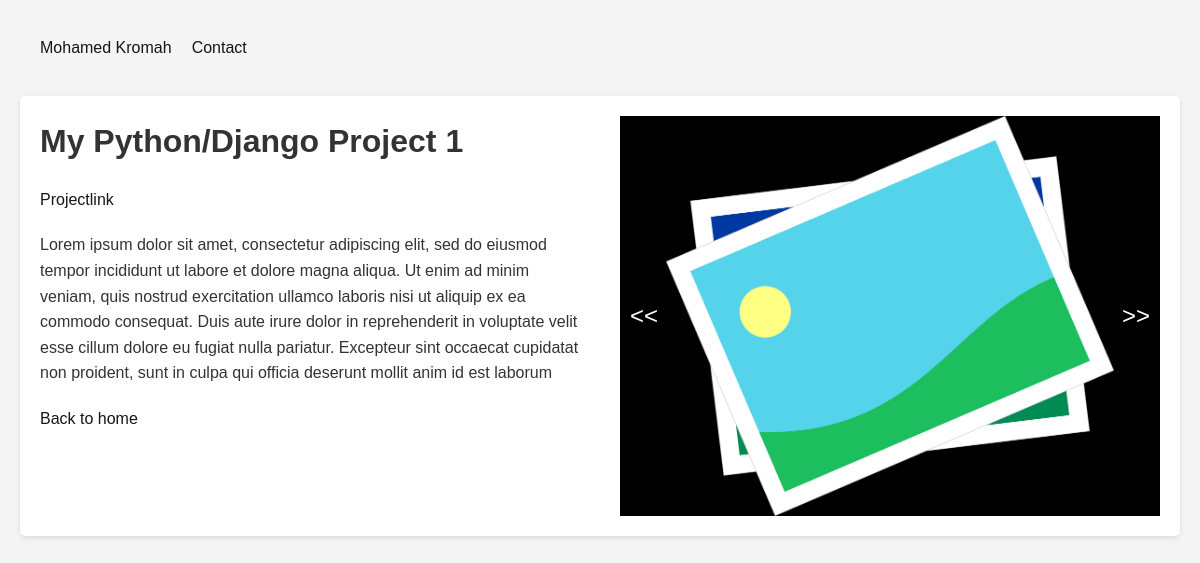
The app's page /project/1 with its own data.
### main/models.py (models this page shows, shortened)
class Project(models.Model) :
    title = models.CharField(max_length=200)
    description = models.TextField()
    tags = models.ManyToManyField(Tag, related_name='projects')
    link = models.URLField(max_length=200,blank=True)

class Image(models.Model) :
    project = models.ForeignKey(Project,related_name='images', on_delete=models.CASCADE)
    image = models.ImageField(upload_to='project_images/')

### main/views.py (the view)
# urls.py: path('project/<int:id>',views.project,name='project'),
def project(request,id) :
    project = get_object_or_404(Project, pk=id)
    return render(request,'project.html',{'project':project})

### main/templates/project.html (shortened to what this page needs)
{% extends 'base.html' %}
{% load static %}
{% block extrahead %}
    <link rel="stylesheet" href="{% static 'css/project.css' %}">
{% endblock %}
{% block content %}
<div class="project-card">
    <div class="project-info">
        <h1>{{ project.title }}</h1>
        <p>
            <a href="{{ project.link }}">Projectlink</a>
        </p>
        <p>
            {{ project.description }}
        </p>
        <a href="{% url 'home' %}">Back to home</a>
    </div>
    <div class="carousel">
        <div class="carousel-images">
            {% for image in project.images.all %}
                <div class="carousel-item">
                    <img src="{{ image.image.url }}" alt="Project-image"/>
                </div>
            {% endfor %}
        </div>
        <a class="carousel-control prev" onclick="moveSlide(-1)">&lt&lt</a>
        <a class="carousel-control next" onclick="moveSlide(1)">&gt&gt</a>
    </div>
</div>
{% endblock %}

### main/static/css/base.css (style rules this page uses)
* { box-sizing: border-box; margin: 0; padding: 0; font-family: "Arial", sans-serif; }
body { font-family: "Segoe UI", Tahoma, Geneva, Verdana, sans-serif; line-height: 1.6; color: #333; background-color: #f4f4f4; padding: 20px; }
a { color: #161616; text-decoration: none; }

### main/static/css/project.css (style rules this page uses)
.project-card { display: flex; align-items: flex-start; justify-content: space-between; background-color: white; box-shadow: 0 2px 5px rgba(0, 0, 0, 0.1); border-radius: 5px; overflow: hidden; max-width: 1200px; margin: auto; padding: 20px; }
.project-info { flex: 1; padding-right: 20px; }
h1, p { margin-bottom: 20px; }
.carousel { flex: 1; display: flex; flex-direction: column; position: relative; max-width: 50%; margin-left: 20px; }
.carousel-images { display: flex; flex: 1; overflow: hidden; position: relative; }
.carousel-control { position: absolute; top: 50%; transform: translateY(-50%); color: white; font-size: 24px; background-color: rgba(0, 0, 0, 0.5); padding: 10px; cursor: pointer; user-select: none; z-index: 10; }
.carousel-control.prev { left: 0; border-radius: 3px 0 0 3px; }
.carousel-control.next { right: 0; border-radius: 0 3px 3px 0; }
.carousel-item { display: flex; justify-content: center; align-items: center; background-color: black; width: 100%; height: 400px; }
.carousel-item img { max-height: 100%; max-width: 100%; object-fit: contain; }

### records on screen
Project: title "My Python/Django Project 1", description "Lorem ipsum dolor sit amet, consectetur adipiscing elit, sed do eiusmod tempor incididunt ut labore et dolore magna aliqua. Ut enim ad minim veniam, quis nostrud exercitation ullamco laboris nisi ut aliquip ex ea commodo consequat. Duis aute irure dolor in reprehenderit in voluptate velit esse cillum dolore eu fugiat nulla pariatur. Excepteur sint occaecat cupidatat non proident, sunt in culpa qui officia deserunt mollit anim id est laborum"
Image: image (placeholder picture)
